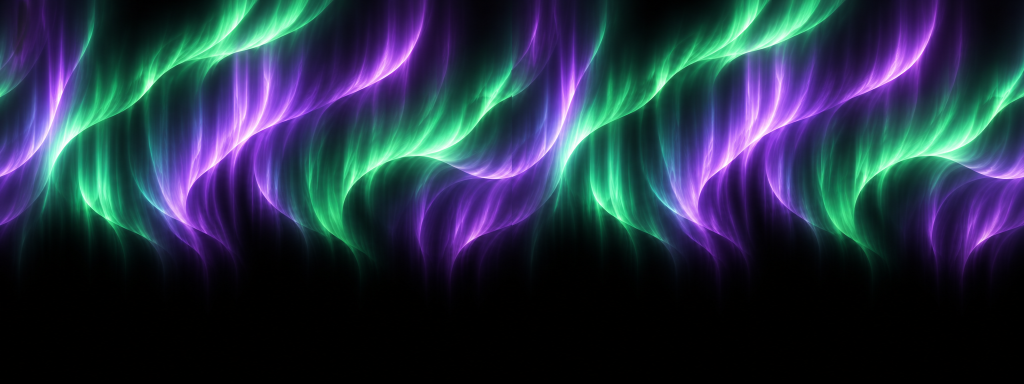
#> input picture assets/generated/tile-originals/tile-aurora.png, 2048 x 768 px, given in place of reach-meteor-1.png, which was not available (shown at 1/2 size)
$ python make-reach-scenes.py ../assets/generated/tile-originals ../assets/generated/tile-originals/tile-cloudsea.png
#> lines starting #> are read from the running program, lines starting #| are printed output that depends on the picture
# 流星リーチ・天空城リーチの場面の絵（assets/generated/reach-*.png、16:9 不透明）を、液晶で使う大きさの WebP にして assets/lcd-stages/ に置く。
# python3 scripts/make-reach-scenes.py assets/generated assets/lcd-stages（流星3だけ幅が1px小さいので、全部を同じ 1280×720 にそろえる）
import sys
from PIL import Image
src, out = sys.argv[1], sys.argv[2]
for n in ['reach-meteor-1', 'reach-meteor-2', 'reach-meteor-3', 'reach-castle-1', 'reach-castle-2', 'reach-castle-3', 'reach-castle-4']:
    im = Image.open(f'{src}/{n}.png').convert('RGB').resize((1280, 720), Image.LANCZOS)
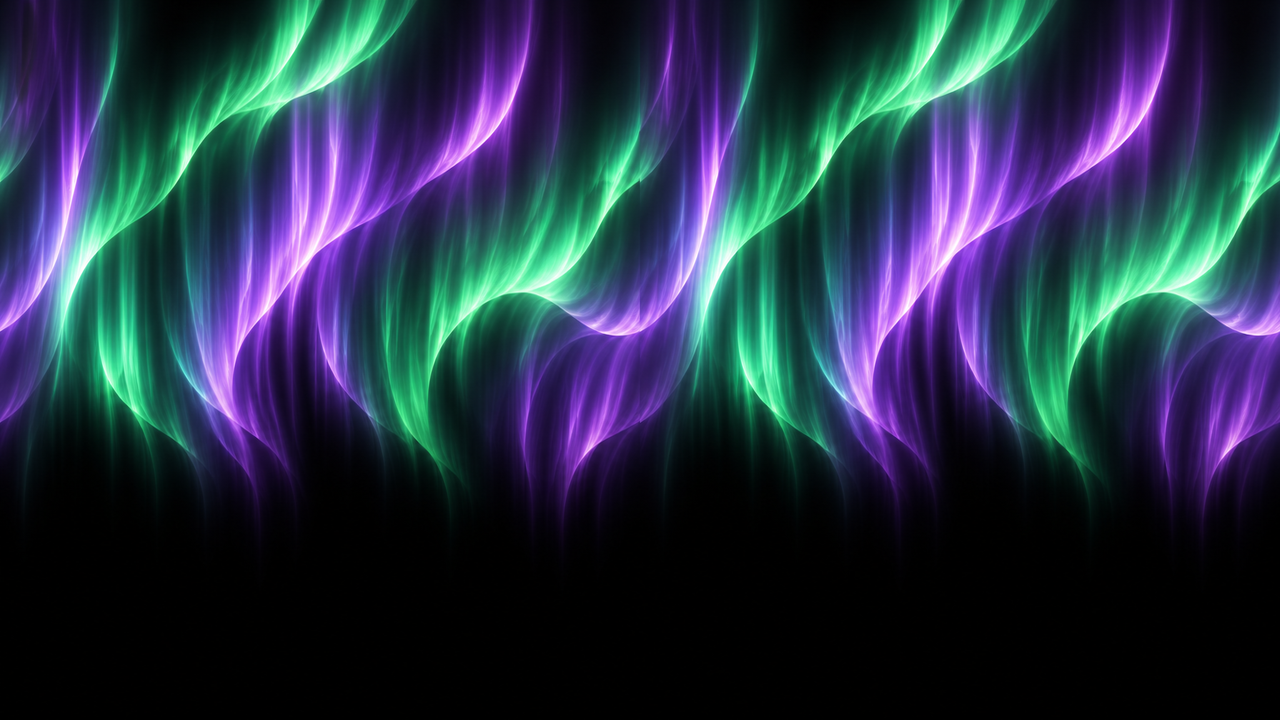
#> im: PIL image 1280x720 RGB; mean R, G, B 37.5, 50.1, 69.1
    im.save(f'{out}/{n}.webp', quality=82, method=6); print(n, im.size)
#| reach-meteor-1 (1280, 720)
#> pass 2 of the loop `for n in ['reach-meteor-1', 'reach-meteor-2', 'reach-meteor-3', 'reach..`:
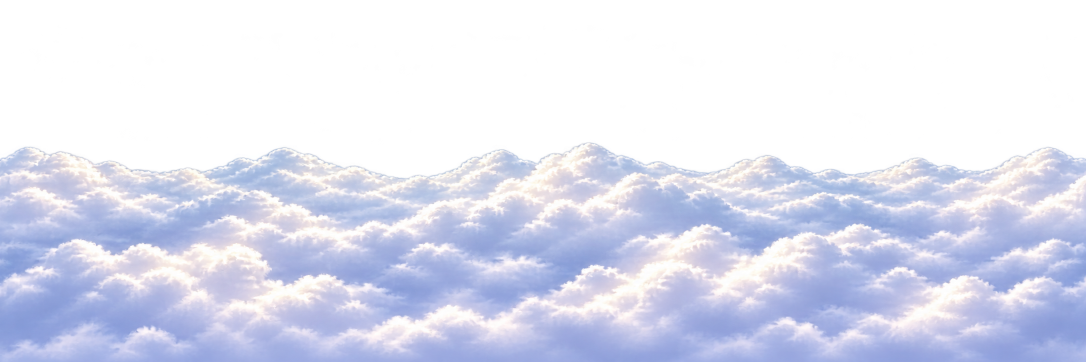
#> input picture assets/generated/tile-originals/tile-cloudsea.png, 2172 x 724 px, given in place of reach-meteor-2.png, which was not available (shown at 1/2 size)
#> `im = Image.open(f'{src}/{n}.png').convert('RGB').resize((1280, 720), I..`:
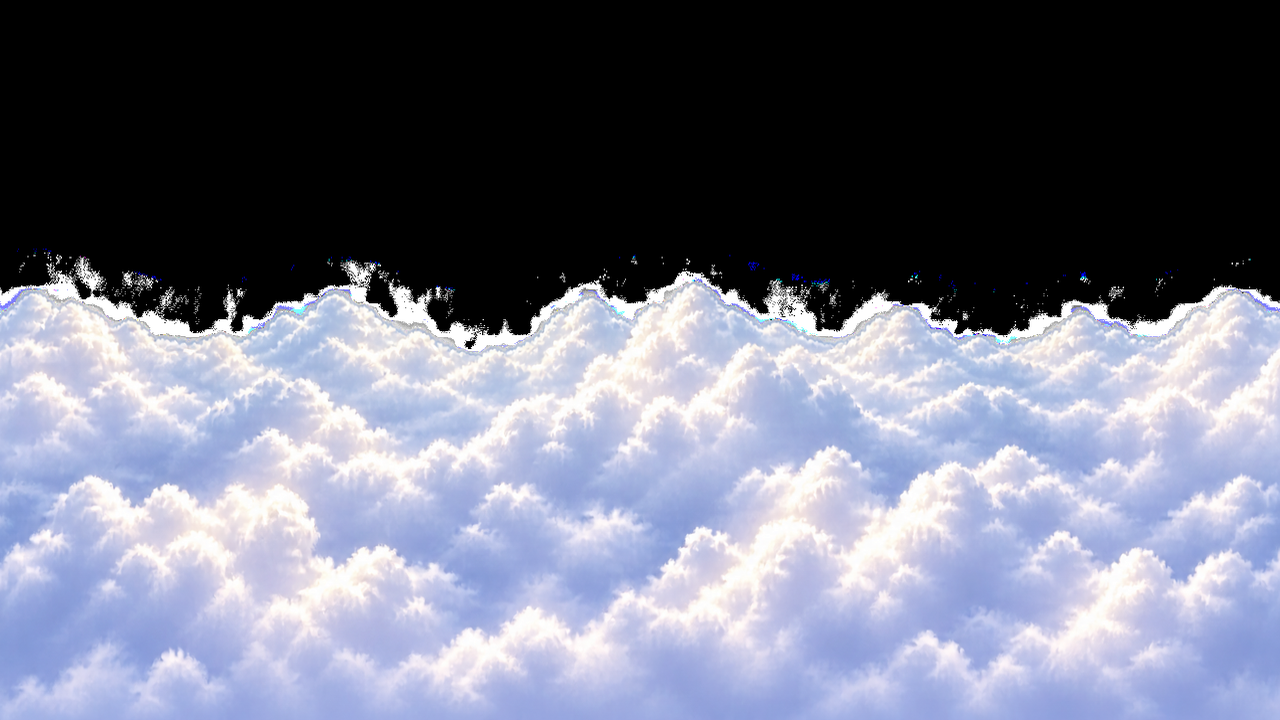
#> im: PIL image 1280x720 RGB; mean R, G, B 113.9, 116.8, 133.1
#| reach-meteor-2 (1280, 720)
#> (the run stopped early here; a loop or call above may not have finished)
